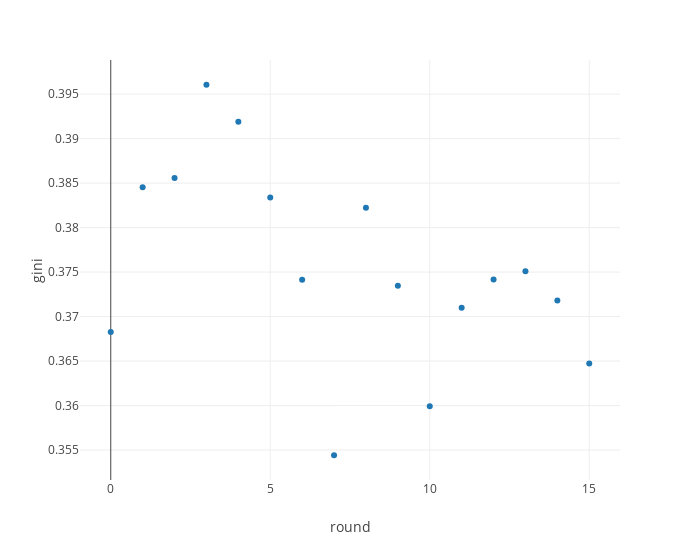

This figure's notebook cell:
### Code cell
fig = px.scatter(
    df_result,
    x='round',
    y='gini',
    width=700,
    template='none'
)
fig

### Figure 1 — Plotly figure (JSON) as saved in the notebook; plotly's stock layout.template omitted (floating-point values rounded to 4 significant figures)
{"data": [{"hovertemplate": "round=%{x}<br>gini=%{y}<extra></extra>", "legendgroup": "", "marker": {"color": "#1F77B4", "symbol": "circle"}, "mode": "markers", "name": "", "orientation": "v", "showlegend": false, "type": "scatter", "x": [15, 14, 13, 12, 11, 10, 9, 8, 7, 6, 5, 4, 3, 2, 1, 0], "xaxis": "x", "y": [0.3647, 0.3718, 0.3751, 0.3742, 0.371, 0.3599, 0.3735, 0.3822, 0.3544, 0.3742, 0.3834, 0.3919, 0.3961, 0.3856, 0.3845, 0.3683], "yaxis": "y"}], "layout": {"legend": {"tracegroupgap": 0}, "margin": {"t": 60}, "width": 700, "xaxis": {"anchor": "y", "domain": [0, 1], "title": {"text": "round"}}, "yaxis": {"anchor": "x", "domain": [0, 1], "title": {"text": "gini"}}}}
